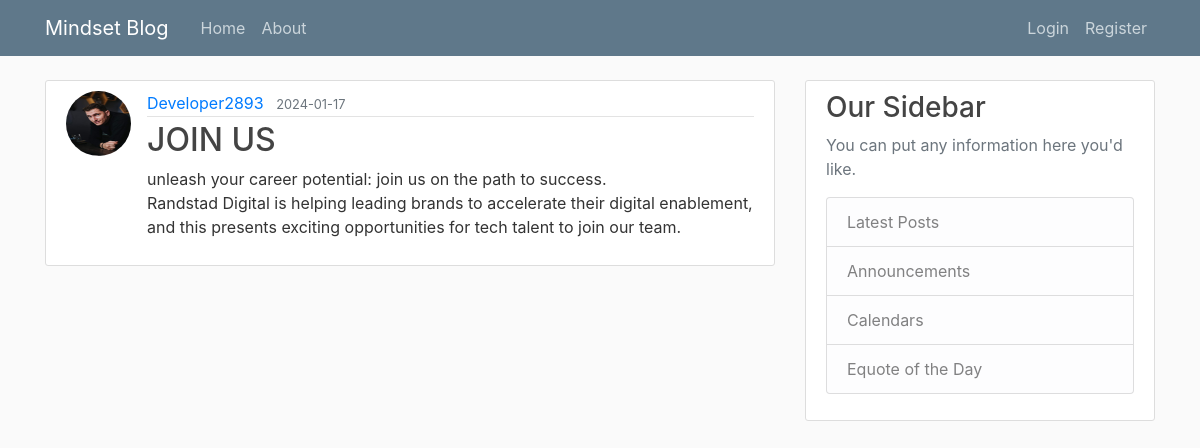
/post/1, run on the app's committed database.
### blog/models.py (models this page shows, shortened)
class User(db.Model, UserMixin):
    id = db.Column(db.Integer, primary_key=True)
    username = db.Column(db.String(20), unique=True, nullable=False)
    email = db.Column(db.String(120), unique=True, nullable=False)
    image_file = db.Column(db.String(20), nullable=False, default='default.jpg')
    password = db.Column(db.String(60), nullable=False)
    posts = db.relationship('Post', backref='author', lazy=True)

class Post(db.Model):
    id = db.Column(db.Integer, primary_key=True)
    title = db.Column(db.String(100), nullable=False)
    date_posted = db.Column(db.DateTime, nullable=False, default=datetime.utcnow)
    content = db.Column(db.Text, nullable=False)
    user_id = db.Column(db.Integer, db.ForeignKey('user.id'), nullable=False)

### blog/routes.py (the view)
@app.route("/post/<int:post_id>")
def post(post_id):
    post = Post.query.get_or_404(post_id)
    return render_template('post.html', title=post.title, post=post)

### blog/templates/post.html (shortened to what this page needs)
{% extends "layout.html" %}
{% block content %}
  <article class="media content-section">
    <img class="rounded-circle article-img" src="{{ url_for('static', filename='profile_pics/' + post.author.image_file) }}">
    <div class="media-body">
      <div class="article-metadata">
        <a class="mr-2" href="{{ url_for('user_posts', username=post.author.username) }}">{{ post.author.username }}</a>
        <small class="text-muted">{{ post.date_posted.strftime('%Y-%m-%d') }}</small>
      </div>
      <h2 class="article-title">{{ post.title }}</h2>
      <p class="article-content">{{ post.content }}</p>
    </div>
  </article>
{% endblock content %}

### blog/static/main.css (style rules this page uses)
body { background: #fafafa; color: #333333; margin-top: 5rem; }
h1, h2, h3, h4, h5, h6 { color: #444444; }
.content-section { background: #ffffff; padding: 10px 20px; border: 1px solid #dddddd; border-radius: 3px; margin-bottom: 20px; }
.article-title { color: #444444; }
.article-content { white-space: pre-line; }
.article-img { height: 65px; width: 65px; margin-right: 16px; }
.article-metadata { padding-bottom: 1px; margin-bottom: 4px; border-bottom: 1px solid #e3e3e3 }

### data on the page
User: image_file (picture), author.username "Developer2893"
Post: date_posted "2024-01-17", title "JOIN US", content "unleash your career potential: join us on the path to success. Randstad Digital is helping leading brands to accelerate their digital enablement, and this presents exciting opportunities for tech talent to join our team."
